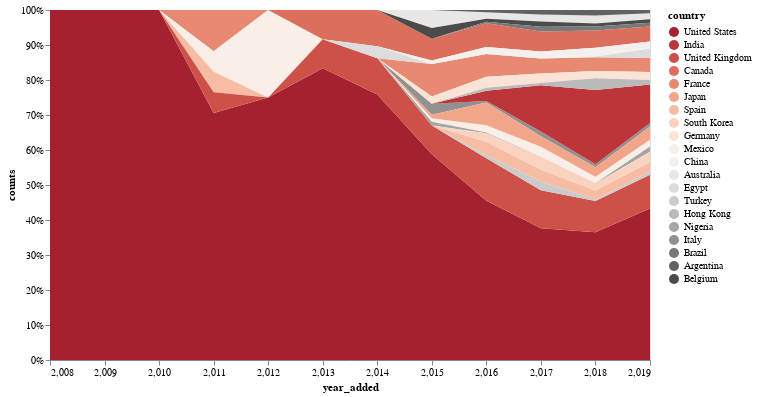

This figure's notebook cell:
### Markdown cell above
<center><h3>We call this graph a <b>"streamgraph"</b>. It has the advantage of being able to express the overall distribution, but no specific comparison is possible.</h3></center>

<center><h3>It's clearer that it's soared between 2015 and 2016.</h3></center>

### Code cell
alt.Chart(year_country).mark_area().encode(
    alt.X("year_added"),
    alt.Y("counts:Q", stack="normalize"),
    alt.Color(
        "country:N", scale=alt.Scale(scheme="redgrey"), sort=list(top20_country.index)
    ),
).properties(height=350, width=600)

### Figure 1 — Vega-Lite specification as saved in the notebook (floating-point values rounded to 4 significant figures)
{"config": {"view": {"continuousWidth": 400, "continuousHeight": 300}}, "data": {"name": "data-7134bc6e3a04a01fa2d027b7704ee59c"}, "mark": "area", "encoding": {"color": {"field": "country", "scale": {"scheme": "redgrey"}, "sort": ["United States", "India", "United Kingdom", "Canada", "France", "Japan", "Spain", "South Korea", "Germany", "Mexico", "China", "Australia", "Egypt", "Turkey", "Hong Kong", "Nigeria", "Italy", "Brazil", "Argentina", "Belgium"], "type": "nominal"}, "x": {"field": "year_added", "type": "quantitative"}, "y": {"field": "counts", "stack": "normalize", "type": "quantitative"}}, "height": 350, "width": 600, "$schema": "https://vega.github.io/schema/vega-lite/v4.17.0.json", "datasets": {"data-7134bc6e3a04a01fa2d027b7704ee59c": [{"year_added": 2008, "country": "United States", "counts": 2, "top20": true}, {"year_added": 2009, "country": "United States", "counts": 1, "top20": true}, {"year_added": 2010, "country": "United States", "counts": 1, "top20": true}, {"year_added": 2011, "country": "United States", "counts": 12, "top20": true}, {"year_added": 2011, "country": "France", "counts": 2, "top20": true}, {"year_added": 2011, "country": "Mexico", "counts": 1, "top20": true}, {"year_added": 2011, "country": "Spain", "counts": 1, "top20": true}, {"year_added": 2011, "country": "United Kingdom", "counts": 1, "top20": true}, {"year_added": 2012, "country": "United States", "counts": 3, "top20": true}, {"year_added": 2012, "country": "Mexico", "counts": 1, "top20": true}, {"year_added": 2013, "country": "United States", "counts": 10, "top20": true}, {"year_added": 2013, "country": "Canada", "counts": 1, "top20": true}, {"year_added": 2013, "country": "United Kingdom", "counts": 1, "top20": true}, {"year_added": 2014, "country": "United States", "counts": 22, "top20": true}, {"year_added": 2014, "country": "Canada", "counts": 3, "top20": true}, {"year_added": 2014, "country": "United Kingdom", "counts": 3, "top20": true}, {"year_added": 2014, "country": "Egypt", "counts": 1, "top20": true}, {"year_added": 2015, "country": "United States", "counts": 57, "top20": true}, {"year_added": 2015, "country": "France", "counts": 9, "top20": true}, {"year_added": 2015, "country": "United Kingdom", "counts": 8, "top20": true}, {"year_added": 2015, "country": "Canada", "counts": 6, "top20": true}, {"year_added": 2015, "country": "Australia", "counts": 5, "top20": true}, {"year_added": 2015, "country": "Belgium", "counts": 3, "top20": true}, {"year_added": 2015, "country": "Italy", "counts": 3, "top20": true}, {"year_added": 2015, "country": "Germany", "counts": 2, "top20": true}, {"year_added": 2015, "country": "China", "counts": 1, "top20": true}, {"year_added": 2015, "country": "Japan", "counts": 1, "top20": true}, {"year_added": 2015, "country": "Mexico", "counts": 1, "top20": true}, {"year_added": 2015, "country": "Nigeria", "counts": 1, "top20": true}, {"year_added": 2016, "country": "United States", "counts": 203, "top20": true}, {"year_added": 2016, "country": "United Kingdom", "counts": 54, "top20": true}, {"year_added": 2016, "country": "Canada", "counts": 30, "top20": true}, {"year_added": 2016, "country": "France", "counts": 29, "top20": true}, {"year_added": 2016, "country": "Japan", "counts": 29, "top20": true}, {"year_added": 2016, "country": "Spain", "counts": 17, "top20": true}, {"year_added": 2016, "country": "Germany", "counts": 14, "top20": true}, {"year_added": 2016, "country": "India", "counts": 13, "top20": true}, {"year_added": 2016, "country": "South Korea", "counts": 11, "top20": true}, {"year_added": 2016, "country": "China", "counts": 9, "top20": true}, {"year_added": 2016, "country": "Mexico", "counts": 9, "top20": true}, {"year_added": 2016, "country": "Australia", "counts": 8, "top20": true}, {"year_added": 2016, "country": "Belgium", "counts": 4, "top20": true}, {"year_added": 2016, "country": "Hong Kong", "counts": 4, "top20": true}, {"year_added": 2016, "country": "Turkey", "counts": 4, "top20": true}, {"year_added": 2016, "country": "Argentina", "counts": 3, "top20": true}, {"year_added": 2016, "country": "Brazil", "counts": 2, "top20": true}, {"year_added": 2016, "country": "Italy", "counts": 2, "top20": true}, {"year_added": 2016, "country": "Nigeria", "counts": 1, "top20": true}, {"year_added": 2017, "country": "United States", "counts": 462, "top20": true}, {"year_added": 2017, "country": "India", "counts": 162, "top20": true}, {"year_added": 2017, "country": "United Kingdom", "counts": 134, "top20": true}, {"year_added": 2017, "country": "Canada", "counts": 71, "top20": true}, {"year_added": 2017, "country": "France", "counts": 53, "top20": true}, {"year_added": 2017, "country": "South Korea", "counts": 43, "top20": true}, {"year_added": 2017, "country": "Spain", "counts": 42, "top20": true}, {"year_added": 2017, "country": "Japan", "counts": 37, "top20": true}, {"year_added": 2017, "country": "Mexico", "counts": 36, "top20": true}, {"year_added": 2017, "country": "Germany", "counts": 33, "top20": true}, {"year_added": 2017, "country": "Turkey", "counts": 30, "top20": true}, {"year_added": 2017, "country": "Australia", "counts": 24, "top20": true}, {"year_added": 2017, "country": "China", "counts": 24, "top20": true}, {"year_added": 2017, "country": "Belgium", "counts": 19, "top20": true}, {"year_added": 2017, "country": "Italy", "counts": 17, "top20": true}, {"year_added": 2017, "country": "Argentina", "counts": 16, "top20": true}, {"year_added": 2017, "country": "Brazil", "counts": 16, "top20": true}, {"year_added": 2017, "country": "Hong Kong", "counts": 8, "top20": true}, {"year_added": 2017, "country": "Nigeria", "counts": 1, "top20": true}, {"year_added": 2018, "country": "United States", "counts": 600, "top20": true}, {"year_added": 2018, "country": "India", "counts": 349, "top20": true}, {"year_added": 2018, "country": "United Kingdom", "counts": 147, "top20": true}, {"year_added": 2018, "country": "Canada", "counts": 81, "top20": true}, {"year_added": 2018, "country": "France", "counts": 64, "top20": true}, {"year_added": 2018, "country": "Hong Kong", "counts": 56, "top20": true}, {"year_added": 2018, "country": "Japan", "counts": 44, "top20": true}, {"year_added": 2018, "country": "Spain", "counts": 43, "top20": true}, {"year_added": 2018, "country": "China", "counts": 42, "top20": true}, {"year_added": 2018, "country": "Australia", "counts": 37, "top20": true}, {"year_added": 2018, "country": "Germany", "counts": 34, "top20": true}, {"year_added": 2018, "country": "South Korea", "counts": 33, "top20": true}, {"year_added": 2018, "country": "Mexico", "counts": 31, "top20": true}, {"year_added": 2018, "country": "Argentina", "counts": 26, "top20": true}, {"year_added": 2018, "country": "Brazil", "counts": 19, "top20": true}, {"year_added": 2018, "country": "Belgium", "counts": 14, "top20": true}, {"year_added": 2018, "country": "Italy", "counts": 14, "top20": true}, {"year_added": 2018, "country": "Turkey", "counts": 6, "top20": true}, {"year_added": 2018, "country": "Egypt", "counts": 3, "top20": true}, {"year_added": 2018, "country": "Nigeria", "counts": 1, "top20": true}, {"year_added": 2019, "country": "United States", "counts": 856, "top20": true}, {"year_added": 2019, "country": "India", "counts": 218, "top20": true}, {"year_added": 2019, "country": "United Kingdom", "counts": 191, "top20": true}, {"year_added": 2019, "country": "Canada", "counts": 84, "top20": true}, {"year_added": 2019, "country": "France", "counts": 79, "top20": true}, {"year_added": 2019, "country": "Japan", "counts": 74, "top20": true}, {"year_added": 2019, "country": "South Korea", "counts": 59, "top20": true}, {"year_added": 2019, "country": "Egypt", "counts": 54, "top20": true}, {"year_added": 2019, "country": "Spain", "counts": 53, "top20": true}, {"year_added": 2019, "country": "Germany", "counts": 45, "top20": true}, {"year_added": 2019, "country": "China", "counts": 40, "top20": true}, {"year_added": 2019, "country": "Mexico", "counts": 39, "top20": true}, {"year_added": 2019, "country": "Australia", "counts": 34, "top20": true}, {"year_added": 2019, "country": "Nigeria", "counts": 29, "top20": true}, {"year_added": 2019, "country": "Hong Kong", "counts": 25, "top20": true}, {"year_added": 2019, "country": "Brazil", "counts": 22, "top20": true}, {"year_added": 2019, "country": "Belgium", "counts": 20, "top20": true}, {"year_added": 2019, "country": "Italy", "counts": 20, "top20": true}, {"year_added": 2019, "country": "Turkey", "counts": 19, "top20": true}, {"year_added": 2019, "country": "Argentina", "counts": 18, "top20": true}]}}
